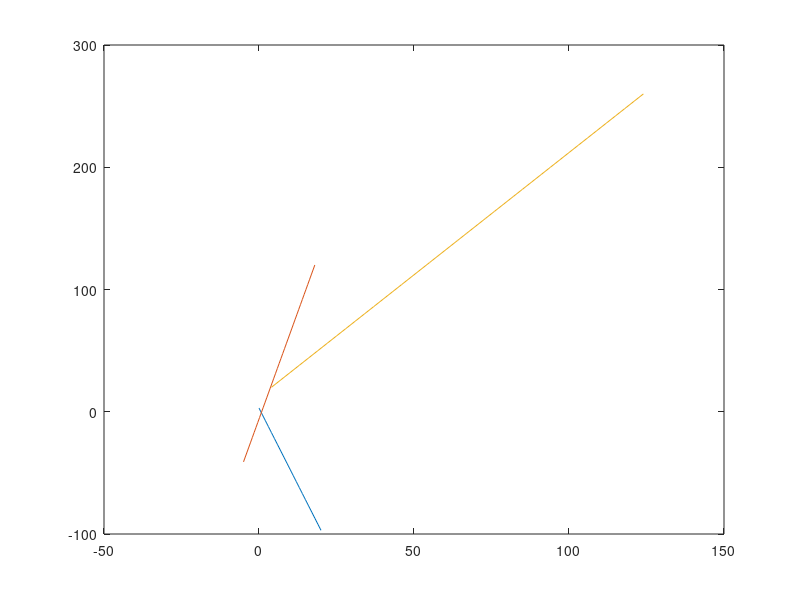

The MATLAB source for this figure:
%i think im plotting lines

%OMG YOU CAN CLEAR WORKSPACE AT START OF SCRIPT!!!!!!!!!!!!!!!
clear 

%lets define these lines in terms of x, b
lines = [ 
    -5, 3
    7, -6
    2, 12
    ];

%create the array for x from 0 to 20 with an increment of 1
x1 = 0 : 20;
%create an array of y values for every x on the given line
y1 = lines(1,1) * x1 + lines(1,2);

%line2 needs 41 values from -5 to 18 so we make 41 values with linspace
x2 = linspace(-5, 18, 41);
%find the y values for every item of x on the given line
y2 = lines(2,1) * x2 + lines(2,2);

%line3 needs to start with 4 and end with 125 at increments of 3 but 121
%isnt divisble by 3??????????
%whatever, lets define our array in terms of startValue : incremental
%Change : maxValue
x3 = 4 : 3 : 125;
%once again define y for every x
y3 = lines(3, 1) * x3 + lines(3,2);


%calculate the means of y1, y2, y3
means = [mean(y1) mean(y2) mean(y3)];
%calculate mins and maxes in an array in terms of min,max of y points
extremes = [
    min(y1) max(y1)
    min(y2) max(y2)
    min(y3) max(y3)
];

%plot it cuz the teacher said so
plot(x1,y1,x2,y2,x3,y3);

%clear excess garbage 
clear lines
